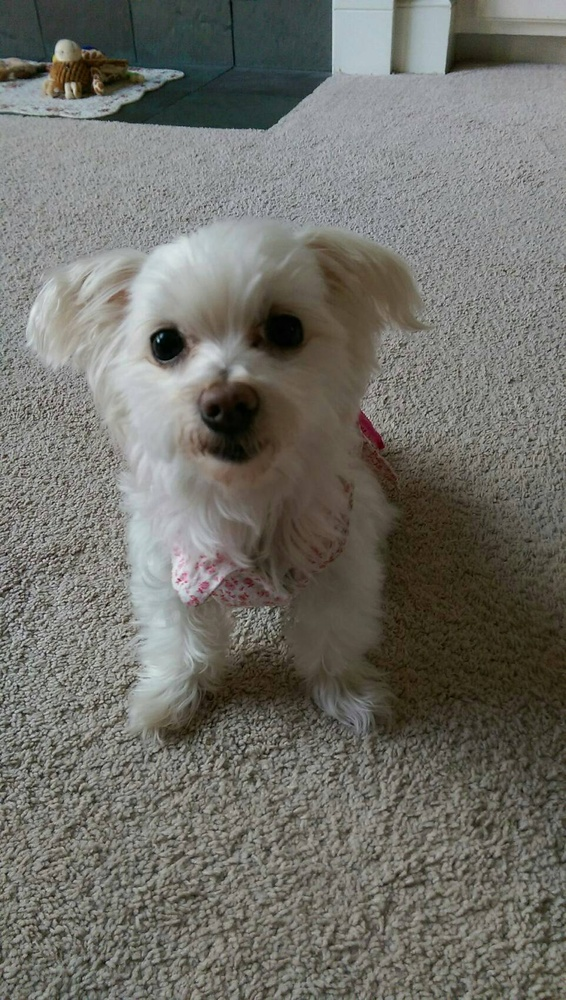
#> input picture image-and-video-processing/image-processing/imgs/img1.JPG, 566 x 1000 px, shrunk from 962 x 1701 before the run
$ jupyter execute image-processing-exercise.ipynb   (shell and % lines are left out)
#> lines starting #> are read from the running program, lines starting #| are printed output that depends on the picture; after the words box and inside, x2 and y2 are one past the last pixel; in counts of white or black regions, pixels touching at a corner belong together
[cell 1]

import cv2
import matplotlib.pyplot as plt
import numpy as np

[cell 2]
filename = "imgs/img1.JPG"
img = cv2.imread(filename)
#> img is the input picture: shape (1000, 566, 3); mean B, G, R 104.9, 111.5, 112.2

# OpenCV reads image in as BGR channels so we need to convert it to RGB
img = cv2.cvtColor(img, cv2.COLOR_BGR2RGB)

# Check the shape of the image
print(img.shape)
#| (1000, 566, 3)

[cell 3]
# invert the image
inverted_img = 255 - img
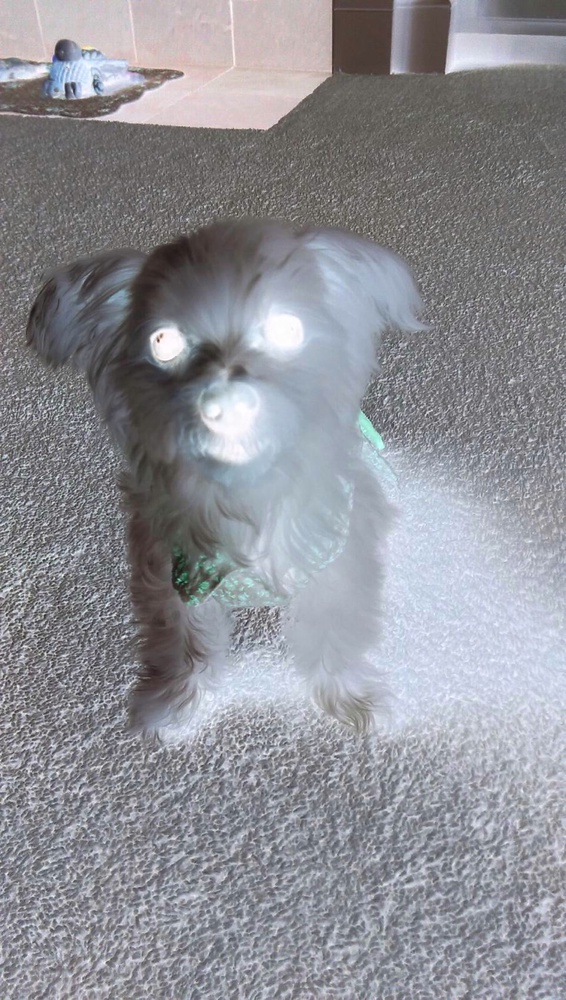
#> inverted_img: shape (1000, 566, 3); mean R, G, B 142.8, 143.5, 150.1

fig, (ax1, ax2) = plt.subplots(1, 2)
ax1.imshow(img)
ax2.imshow(inverted_img)
fig.show()
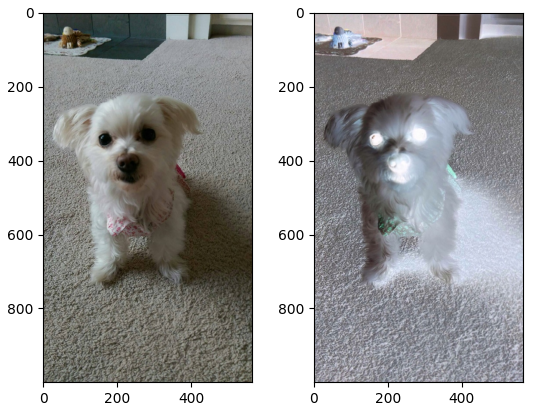
#> figure drawn by matplotlib, 2 panels

We can convert the image to gray-scale and look at its color distribution using a histogram.

[cell 4]
img_gray = cv2.cvtColor(img, cv2.COLOR_BGR2GRAY)
print(img_gray.shape)
#| (1000, 566)

[cell 5]
fig, (ax1, ax2) = plt.subplots(1, 2)
ax1.imshow(img_gray, cmap='gray')
ax2.hist(img_gray.ravel(), 256, [0, 256])
fig.show()
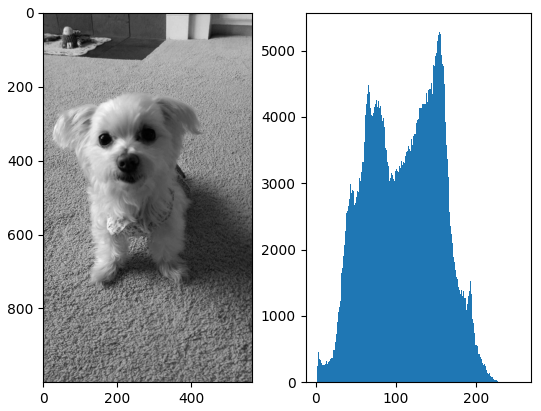
#> figure drawn by matplotlib, 2 panels; panel 2: tallest bar 5309 high, from x = 156 to 157

Let's quantize the image to different gray level scale.

[cell 6]
img_128_gray_level = (img_gray // 2) * 2
img_64_gray_level = (img_gray // 4) * 4
img_8_gray_level = (img_gray // 32) * 32
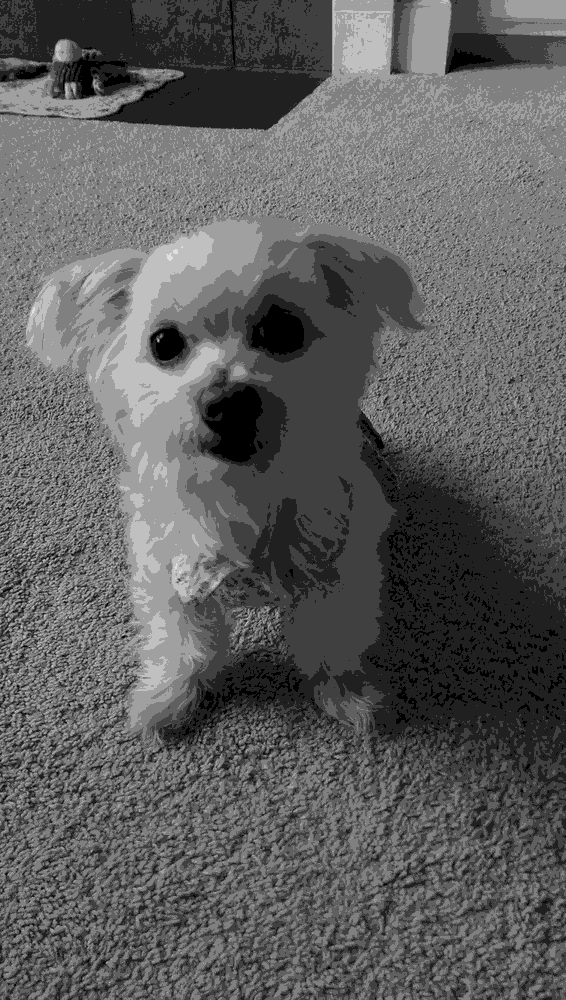
#> img_8_gray_level: shape (1000, 566); min 0, max 224, mean 94.2
img_2_gray_level = (img_gray // 128) * 128
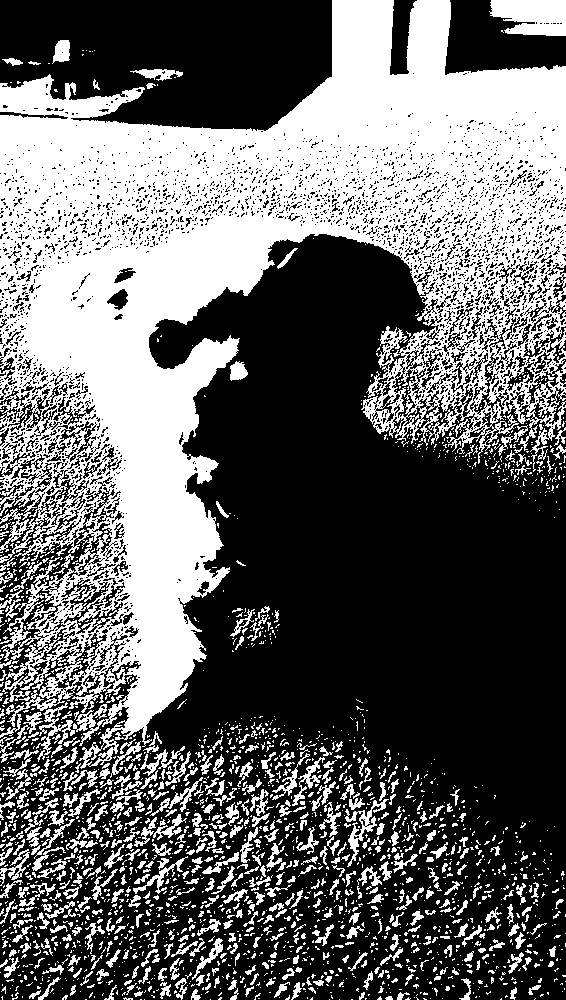
#> img_2_gray_level: shape (1000, 566); values 0 (black) and 128 (white), 39.9% white; 2391 white regions (1872 under 20 px), largest, box (x1, y1, x2, y2) and area: (0, 0, 566, 769) 181831, (489, 0, 566, 36) 2243, (345, 799, 389, 867) 653

[cell 7]
fig, (ax1, ax2, ax3, ax4) = plt.subplots(1, 4)
ax1.imshow(img_128_gray_level, cmap='gray')
ax2.imshow(img_64_gray_level, cmap='gray')
ax3.imshow(img_8_gray_level, cmap='gray')
ax4.imshow(img_2_gray_level, cmap='gray')
fig.show()
